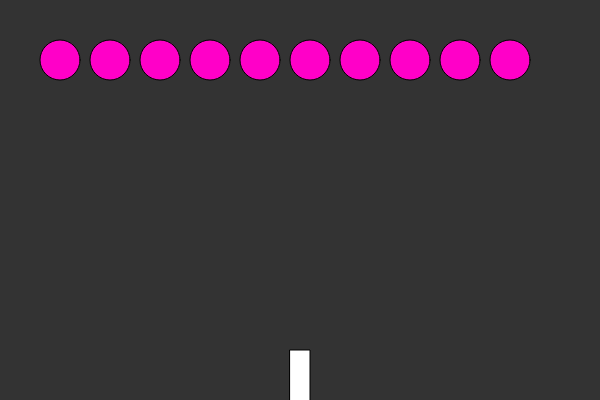
Frame 1 (no input)
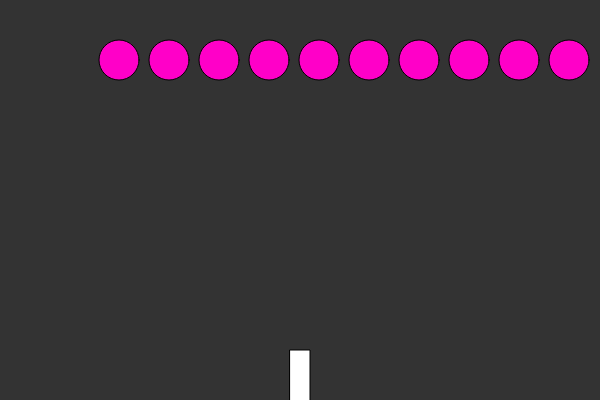
Frame 60 (no input)
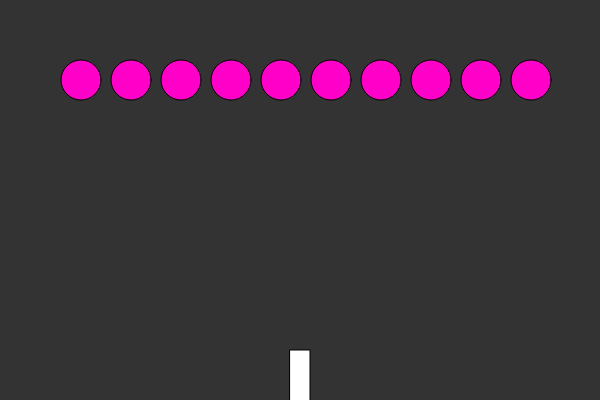
Frame 120 (the mouse pressed at the canvas centre since frame 60)

The p5.js sketch that drew these frames (run headless with seeded random() and noise() and a simulated clock; from frame 60 on, the mouse is pressed at the canvas centre):

// p5.js sketch
// ── sketch.js
let ship;
let flowers = [];
let drips = [];

function setup() {
  createCanvas(600, 400);
  ship = new Ship();

  for (let i = 0; i < 10; i++) {
    flowers[i] = new Flower(i * 50 + 60, 60);
  }
}

function draw() {
  background(51);
  ship.show();
  ship.move();
  for (let i = 0; i < flowers.length; i++) {
    flowers[i].show();
    flowers[i].move();

    let edge = false;
    if (
      flowers[i].x + flowers[i].r == width ||
      flowers[i].x - flowers[i].r == 0
    ) {
      edge = true;
    }

    if (edge) {
      for (let i = 0; i < flowers.length; i++) {
        flowers[i].shiftDown();
      }
    }
  }

  for (let i = 0; i < drips.length; i++) {
    drips[i].show();
    drips[i].move();

    // check for intersection with flowers
    for (let j = 0; j < flowers.length; j++) {
      if (drips[i].hits(flowers[j])) {
        flowers[j].kaboom();
        if (flowers[j].toDelete) {
          flowers.splice(j, 1);
        }
      }
    }
  }
}

function keyReleased() {
  if (key != " ") {

      ship.setDir(0);

  }
}

function keyPressed() {
  if (keyCode === RIGHT_ARROW) {
    ship.setDir(3);
  } else if (keyCode === LEFT_ARROW) {
    ship.setDir(-3);
  }

  if (key === " ") {
    let drip = new Drip(ship.x, height - 60);
    drips.push(drip);
  }
}

// ── drops.js
function Drip(x, y, r = 8) {
  this.show = function () {
    noStroke();
    fill(90, 0, 255);
    ellipse(x, y, r * 2);
  };

  this.hits = function (flower) {
    let d = dist(x, y, flower.x, flower.y);
    if (d < r + flower.r) {
      return true;
    } else {
      return false;
    }
  };

  this.move = function () {
    y = y - 5;
  };
}

// ── flower.js
function Flower(x, y) {
  this.x = x;
  this.y = y;
  this.r = 20;
  this.toDelete = false;
  this.xdir = 1;

  this.kaboom = function () {
    this.toDelete = true;
  };

  this.shiftDown = function () {
    this.xdir *= -1;
    this.y += this.r;
  };

  this.move = function () {
    this.x = this.x + this.xdir;
  };

  this.show = function () {
    fill(255, 0, 200);
    stroke(0);
    ellipse(this.x, this.y, this.r * 2);
  };
}

// ── ship.js
function Ship() {
  this.x = 300;
  this.xdir = 0;

  this.show = function () {
    fill(255);
    rectMode(CENTER);
    rect(this.x, height - 20, 20, 60);
  };

  this.setDir = function(dir) {
    this.xdir = dir;
  }

  this.move = function (dir) {
    this.x += this.xdir;
  };
}
